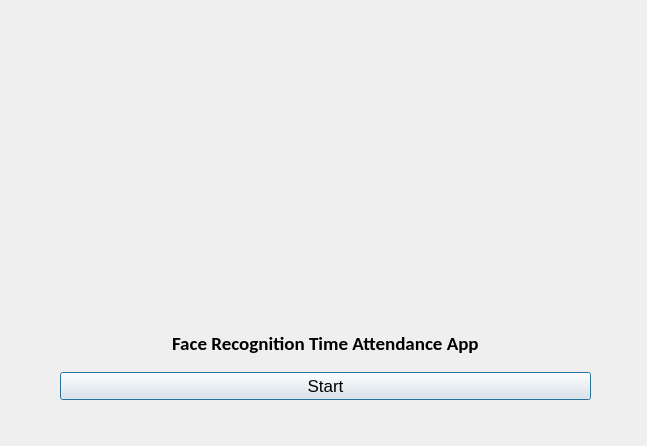
<?xml version="1.0" encoding="UTF-8"?>
<ui version="4.0">
 <class>Dialog</class>
 <widget class="QDialog" name="Dialog">
  <property name="geometry">
   <rect>
    <x>0</x>
    <y>0</y>
    <width>647</width>
    <height>446</height>
   </rect>
  </property>
  <property name="maximumSize">
   <size>
    <width>800</width>
    <height>680</height>
   </size>
  </property>
  <property name="windowTitle">
   <string>Face Recognition Time Attendance App</string>
  </property>
  <property name="windowIcon">
   <iconset>
    <normaloff>../../../Users/91907/Downloads/B surveillance.png</normaloff>../../../Users/91907/Downloads/B surveillance.png</iconset>
  </property>
  <widget class="QLabel" name="logolabel">
   <property name="geometry">
    <rect>
     <x>80</x>
     <y>30</y>
     <width>541</width>
     <height>261</height>
    </rect>
   </property>
   <property name="text">
    <string/>
   </property>
   <property name="pixmap">
    <pixmap>../../../Users/91907/Downloads/B surveillance.png</pixmap>
   </property>
  </widget>
  <widget class="QWidget" name="verticalLayoutWidget">
   <property name="geometry">
    <rect>
     <x>60</x>
     <y>320</y>
     <width>531</width>
     <height>80</height>
    </rect>
   </property>
   <layout class="QVBoxLayout" name="verticalLayout">
    <item>
     <layout class="QHBoxLayout" name="horizontalLayout">
      <item alignment="Qt::AlignHCenter">
       <widget class="QLabel" name="filelabel">
        <property name="font">
         <font>
          <family>Calibri</family>
          <pointsize>14</pointsize>
          <weight>75</weight>
          <bold>true</bold>
         </font>
        </property>
        <property name="text">
         <string>Face Recognition Time Attendance App</string>
        </property>
       </widget>
      </item>
     </layout>
    </item>
    <item>
     <widget class="QPushButton" name="runButton">
      <property name="font">
       <font>
        <family>Arial</family>
        <pointsize>13</pointsize>
       </font>
      </property>
      <property name="text">
       <string>Start</string>
      </property>
     </widget>
    </item>
   </layout>
  </widget>
 </widget>
 <resources>
  <include location="resource.qrc"/>
 </resources>
 <connections/>
</ui>
